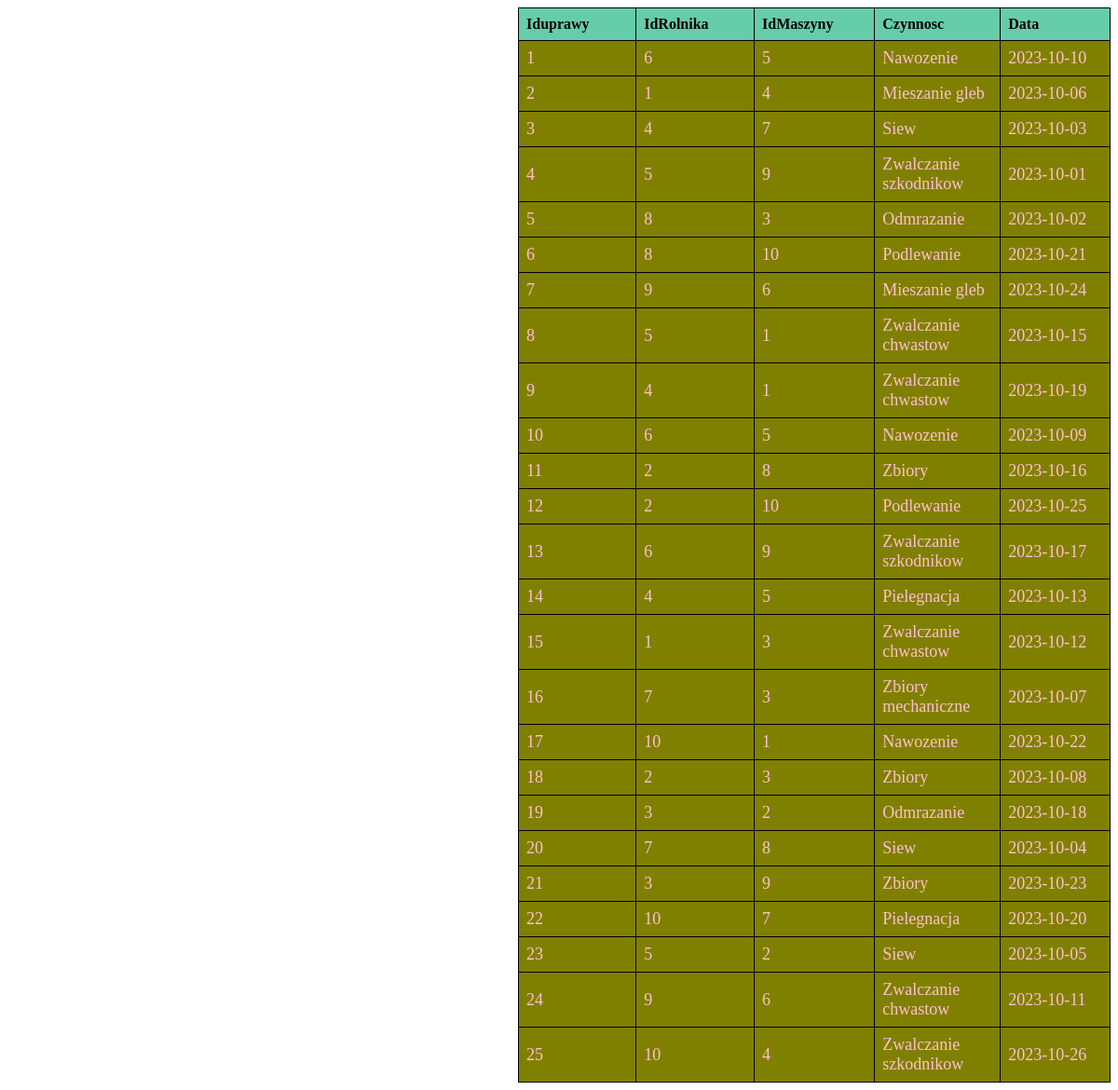
The page /strona6_iframe.php on the database its author committed.
### tables this page shows
CREATE TABLE IF NOT EXISTS `szczegolyupraw` (
  `Iduprawy` int(11) NOT NULL,
  `IdRolnika` int(11) NOT NULL,
  `IdMaszyny` int(11) DEFAULT NULL,
  `Czynnosc` varchar(100) DEFAULT NULL,
  `DataWykonaniaCzynosci` date DEFAULT NULL,
  PRIMARY KEY (`Iduprawy`,`IdRolnika`),
  KEY `IdRolnika` (`IdRolnika`),
  KEY `IdMaszyny` (`IdMaszyny`)
);

### strona6_iframe.php (the view, shortened to what this page needs)
<!DOCTYPE html>
<html lang="en">
<head>
</head>
<body>
    <?php
    require_once "dbconnect.php";
    $conn = mysqli_connect($host, $user, $pass, $db);
    $q = "SELECT * FROM szczegolyupraw";
    $result = mysqli_query($conn, $q);
    echo "<table>";
    echo "<thead>";
    echo "<tr>";
    echo "<th>Iduprawy</th>";
    echo "<th>IdRolnika</th>";
    echo "<th>IdMaszyny</th>";
    echo "<th>Czynnosc</th>";
    echo "<th>Data</th>";
    echo "</tr>";
    echo "</thead>";
    echo "<tbody>";
    while ($row = mysqli_fetch_assoc($result)) {
        echo "<tr>";
        echo "<td>" . htmlspecialchars($row["Iduprawy"]) . "</td>";
        echo "<td>" . htmlspecialchars($row["IdRolnika"]) . "</td>";
        echo "<td>" . htmlspecialchars($row["IdMaszyny"]) . "</td>";
        echo "<td>" . htmlspecialchars($row["Czynnosc"]) . "</td>";
        echo "<td>" . htmlspecialchars($row["DataWykonaniaCzynosci"]) . "</td>";
        echo "</tr>";
    }
    echo "</tbody>";
    echo "</table>";
    ?>
</body>
</html>

### strona6_iframe.php (style rules this page uses)
th, td { padding: 8px; text-align: left; width: 130px; }
th { background-color: mediumaquamarine; }
td { background-color: olive; font-size: large; color: pink; }
table { margin-left: 548px; border-collapse: collapse; }
table, th, td { border: 1px solid black; }

### rows shown on the page
szczegolyupraw: Iduprawy "1", IdRolnika "6", IdMaszyny "5", Czynnosc "Nawozenie", DataWykonaniaCzynosci "2023-10-10"
szczegolyupraw: Iduprawy "2", IdRolnika "1", IdMaszyny "4", Czynnosc "Mieszanie gleb", DataWykonaniaCzynosci "2023-10-06"
szczegolyupraw: Iduprawy "3", IdRolnika "4", IdMaszyny "7", Czynnosc "Siew", DataWykonaniaCzynosci "2023-10-03"
szczegolyupraw: Iduprawy "4", IdRolnika "5", IdMaszyny "9", Czynnosc "Zwalczanie szkodnikow", DataWykonaniaCzynosci "2023-10-01"
szczegolyupraw: Iduprawy "5", IdRolnika "8", IdMaszyny "3", Czynnosc "Odmrazanie", DataWykonaniaCzynosci "2023-10-02"
szczegolyupraw: Iduprawy "6", IdRolnika "8", IdMaszyny "10", Czynnosc "Podlewanie", DataWykonaniaCzynosci "2023-10-21"
szczegolyupraw: Iduprawy "7", IdRolnika "9", IdMaszyny "6", Czynnosc "Mieszanie gleb", DataWykonaniaCzynosci "2023-10-24"
szczegolyupraw: Iduprawy "8", IdRolnika "5", IdMaszyny "1", Czynnosc "Zwalczanie chwastow", DataWykonaniaCzynosci "2023-10-15"
szczegolyupraw: Iduprawy "9", IdRolnika "4", IdMaszyny "1", Czynnosc "Zwalczanie chwastow", DataWykonaniaCzynosci "2023-10-19"
szczegolyupraw: Iduprawy "10", IdRolnika "6", IdMaszyny "5", Czynnosc "Nawozenie", DataWykonaniaCzynosci "2023-10-09"
szczegolyupraw: Iduprawy "11", IdRolnika "2", IdMaszyny "8", Czynnosc "Zbiory", DataWykonaniaCzynosci "2023-10-16"
szczegolyupraw: Iduprawy "12", IdRolnika "2", IdMaszyny "10", Czynnosc "Podlewanie", DataWykonaniaCzynosci "2023-10-25"
szczegolyupraw: Iduprawy "13", IdRolnika "6", IdMaszyny "9", Czynnosc "Zwalczanie szkodnikow", DataWykonaniaCzynosci "2023-10-17"
szczegolyupraw: Iduprawy "14", IdRolnika "4", IdMaszyny "5", Czynnosc "Pielegnacja", DataWykonaniaCzynosci "2023-10-13"
szczegolyupraw: Iduprawy "15", IdRolnika "1", IdMaszyny "3", Czynnosc "Zwalczanie chwastow", DataWykonaniaCzynosci "2023-10-12"
szczegolyupraw: Iduprawy "16", IdRolnika "7", IdMaszyny "3", Czynnosc "Zbiory mechaniczne", DataWykonaniaCzynosci "2023-10-07"
szczegolyupraw: Iduprawy "17", IdRolnika "10", IdMaszyny "1", Czynnosc "Nawozenie", DataWykonaniaCzynosci "2023-10-22"
szczegolyupraw: Iduprawy "18", IdRolnika "2", IdMaszyny "3", Czynnosc "Zbiory", DataWykonaniaCzynosci "2023-10-08"
szczegolyupraw: Iduprawy "19", IdRolnika "3", IdMaszyny "2", Czynnosc "Odmrazanie", DataWykonaniaCzynosci "2023-10-18"
szczegolyupraw: Iduprawy "20", IdRolnika "7", IdMaszyny "8", Czynnosc "Siew", DataWykonaniaCzynosci "2023-10-04"
szczegolyupraw: Iduprawy "21", IdRolnika "3", IdMaszyny "9", Czynnosc "Zbiory", DataWykonaniaCzynosci "2023-10-23"
szczegolyupraw: Iduprawy "22", IdRolnika "10", IdMaszyny "7", Czynnosc "Pielegnacja", DataWykonaniaCzynosci "2023-10-20"
szczegolyupraw: Iduprawy "23", IdRolnika "5", IdMaszyny "2", Czynnosc "Siew", DataWykonaniaCzynosci "2023-10-05"
szczegolyupraw: Iduprawy "24", IdRolnika "9", IdMaszyny "6", Czynnosc "Zwalczanie chwastow", DataWykonaniaCzynosci "2023-10-11"
szczegolyupraw: Iduprawy "25", IdRolnika "10", IdMaszyny "4", Czynnosc "Zwalczanie szkodnikow", DataWykonaniaCzynosci "2023-10-26"
